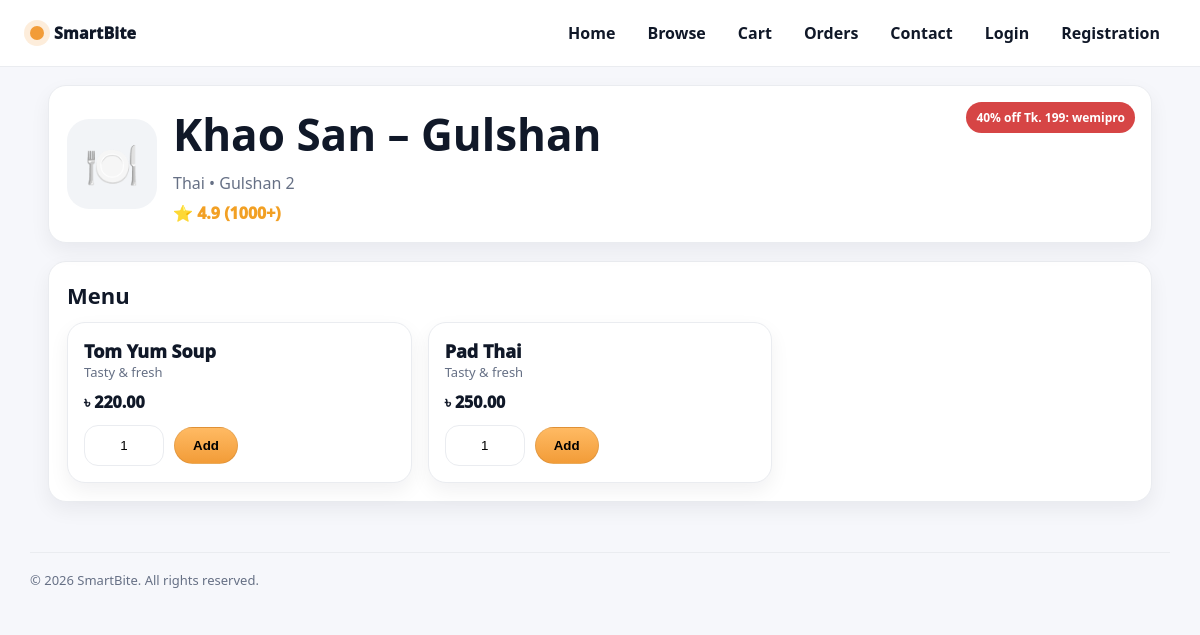
Screenshot of /restaurant.php?id=1 with the database file from the repository.
### tables this page shows
CREATE TABLE IF NOT EXISTS restaurants (
  id INT AUTO_INCREMENT PRIMARY KEY,
  owner_user_id INT NOT NULL,
  name VARCHAR(160) NOT NULL,
  category VARCHAR(80) NOT NULL DEFAULT 'Food',
  address VARCHAR(220) DEFAULT '',
  rating DECIMAL(2,1) DEFAULT 4.5,
  ratings_count INT DEFAULT 0,
  promo_text VARCHAR(120) DEFAULT '30% off Tk. 149: deal30',
  image_url VARCHAR(255) DEFAULT '',
  created_at TIMESTAMP DEFAULT CURRENT_TIMESTAMP,
  FOREIGN KEY (owner_user_id) REFERENCES users(id) ON DELETE CASCADE
);

CREATE TABLE IF NOT EXISTS menu_items (
  id INT AUTO_INCREMENT PRIMARY KEY,
  restaurant_id INT NOT NULL,
  name VARCHAR(160) NOT NULL,
  price DECIMAL(10,2) NOT NULL,
  is_active TINYINT(1) DEFAULT 1,
  created_at TIMESTAMP DEFAULT CURRENT_TIMESTAMP,
  FOREIGN KEY (restaurant_id) REFERENCES restaurants(id) ON DELETE CASCADE
);

### public/restaurant.php (the view, shortened to what this page needs)
<?php
require_once __DIR__."/../config/db.php";
$PAGE_CSS="restaurant_view.css";
$rid = (int)($_GET["id"] ?? 0);
$r = $conn->query("SELECT * FROM restaurants WHERE id=$rid")->fetch_assoc();
$items = $conn->query("SELECT * FROM menu_items WHERE restaurant_id=$rid AND is_active=1 ORDER BY id DESC")->fetch_all(MYSQLI_ASSOC);
include __DIR__."/../partials/head.php";
include __DIR__."/../partials/header.php";
?>
<main class="container">
  <section class="top card">
    <div class="hero">
      <div class="pic">🍽️</div>
      <div>
        <h1 class="h1"><?= htmlspecialchars($r["name"]) ?></h1>
        <div class="muted"><?= htmlspecialchars($r["category"]) ?> • <?= htmlspecialchars($r["address"]) ?></div>
        <div class="rate">⭐ <?= htmlspecialchars($r["rating"]) ?> (<?= (int)$r["ratings_count"] ?>+)</div>
      </div>
    </div>
    <div class="promo"><?= htmlspecialchars($r["promo_text"]) ?></div>
  </section>
  <section class="card section">
    <h2 class="h2">Menu</h2>
    <div class="menu">
      <?php foreach($items as $it): ?>
        <div class="item card">
          <div class="item-name"><?= htmlspecialchars($it["name"]) ?></div>
          <div class="muted small">Tasty & fresh</div>
          <div class="price">৳ <?= number_format((float)$it["price"],2) ?></div>
          <form method="post" class="add">
            <input class="input qty" name="qty" value="1">
            <button class="btn btn-primary">Add</button>
          </form>
        </div>
      <?php endforeach; ?>
    </div>
  </section>
</main>
<?php include __DIR__."/../partials/footer.php"; ?>

### partials/head.php (shortened to what this page needs)
<!doctype html>
<html lang="en">
<head>
  <link rel="stylesheet" href="<?= BASE_URL ?>/assets/css/base.css">
  <link rel="stylesheet" href="<?= BASE_URL ?>/assets/css/<?= htmlspecialchars($PAGE_CSS) ?>">
</head>
<body>

### partials/header.php (shortened to what this page needs)
<?php
$u = $_SESSION["user"] ?? null;
function nav_link($label,$href){
  echo '<a class="nav-link" href="'.BASE_URL.$href.'">'.htmlspecialchars($label).'</a>';
}
?>
<header class="topbar">
  <div class="topbar-inner container">
    <div class="brand">
      <div class="logo-dot"></div>
      <a class="brand-name" href="<?= BASE_URL ?>/public/index.php">SmartBite</a>
    </div>
    <nav class="nav">
      <?php nav_link("Home","/public/index.php"); ?>
      <?php if(!$u): ?>
        <?php nav_link("Login","/auth/login.php"); ?>
        <?php nav_link("Registration","/auth/register.php"); ?>
      <?php endif; ?>
    </nav>
  </div>
</header>

### partials/footer.php
<footer class="footer">
  <div class="container footer-inner">
    <div class="muted small">© <?= date("Y") ?> SmartBite. All rights reserved.</div>
  </div>
</footer>
</body>
</html>

### assets/css/base.css (style rules this page uses)
:root { --bg:#f6f7fb; --surface:#ffffff; --text:#101828; --muted:#667085; --border:#eaecf0; --brand:#f29c38; --brand2:#ffba63; --shadow: 0 14px 40px rgba(16,24,40,.08); --shadow-sm: 0 8px 20px rgba(16,24,40,.06); --radius: 18px; --container: 1140px; --font: ui-sans-serif, system-ui, -apple-system, Segoe UI, Roboto, Arial, "Noto Sans"; }
* { box-sizing:border-box }
html,body { height:100% }
body { margin:0; font-family:var(--font); color:var(--text); background:var(--bg) }
a { color:inherit; text-decoration:none }
.container { max-width:var(--container); margin:0 auto; padding:0 18px }
.card { background:var(--surface); border:1px solid var(--border); border-radius:var(--radius); box-shadow:var(--shadow-sm); }
.btn { display:inline-flex; align-items:center; justify-content:center; border-radius:999px; border:1px solid rgba(0,0,0,.08); padding:10px 18px; font-weight:900; cursor:pointer; background:#fff; transition:.18s ease; }
.btn-primary { background:linear-gradient(180deg,var(--brand2),var(--brand)); }
.input { width:100%; padding:12px 14px; border-radius:14px; border:1px solid var(--border); outline:none; background:#fff; }
.muted { color:var(--muted) }
.small { font-size:13px }
.topbar { position:sticky; top:0; z-index:10; background:rgba(255,255,255,.92); backdrop-filter: blur(10px); border-bottom:1px solid var(--border); }
.topbar-inner { display:flex; align-items:center; justify-content:space-between; padding:14px 0 }
.brand { display:flex; align-items:center; gap:10px }
.logo-dot { width:14px; height:14px; border-radius:999px; background:var(--brand); box-shadow:0 0 0 6px rgba(242,156,56,.18) }
.brand-name { font-weight:1000; letter-spacing:.2px }
.nav { display:flex; align-items:center; gap:12px; flex-wrap:wrap }
.nav-link { padding:8px 10px; border-radius:12px; font-weight:900 }
.footer { margin-top:50px }
.footer-inner { padding:18px 0; border-top:1px solid var(--border) }
.h1 { font-size:44px; margin:0 0 8px }
.h2 { font-size:22px; margin:0 0 12px }

### assets/css/restaurant_view.css (style rules this page uses)
.top { margin-top:18px; padding:18px; position:relative; overflow:hidden }
.hero { display:flex; gap:16px; align-items:center }
.pic { width:90px; height:90px; border-radius:22px; background:#f2f4f7; display:flex; align-items:center; justify-content:center; font-size:44px }
.rate { margin-top:8px; font-weight:1000; color:#f2a024 }
.promo { position:absolute; right:16px; top:16px; background:#d64545; color:#fff; padding:7px 10px; border-radius:999px; font-weight:900; font-size:12px }
.section { margin-top:18px; padding:18px }
.menu { display:grid; grid-template-columns:repeat(3,1fr); gap:16px; margin-top:12px }
.item { padding:16px }
.item-name { font-weight:1000; font-size:18px }
.price { margin-top:10px; font-weight:1000 }
.add { margin-top:12px; display:flex; gap:10px; align-items:center }
.qty { max-width:80px; text-align:center }

### rows the page displays
restaurants: name "Khao San – Gulshan", category "Thai", address "Gulshan 2", rating "4.9", ratings_count "1000", promo_text "40% off Tk. 199: wemipro"
menu_items: name "Tom Yum Soup", price "220.00"
menu_items: name "Pad Thai", price "250.00"

### other values shown
$label "Home Browse Cart Orders Contact Login Registration"
